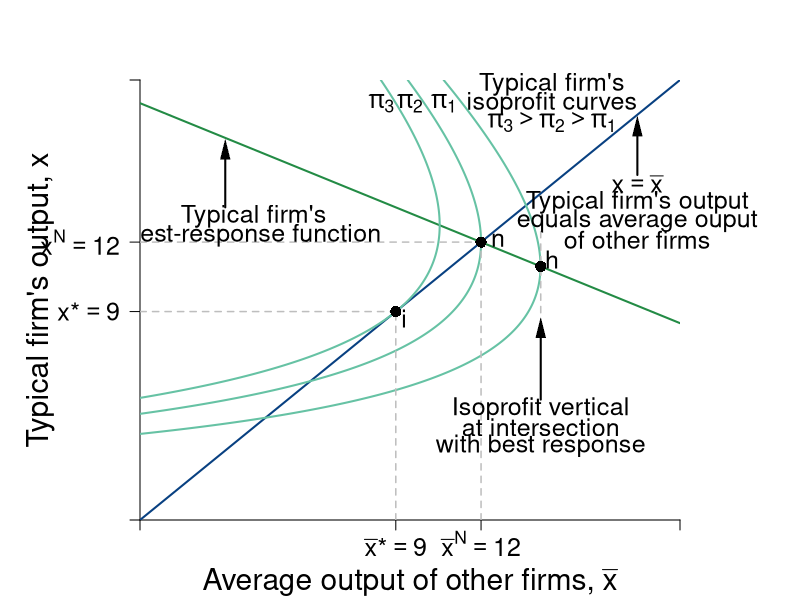

This chart was generated by the following R code:
require(shape)
pdf(file = "competitionmarkets/competition_average_2.pdf", width = 9, height = 7)

#Set parameters for graphics
axislabelsize <- 1.8
labelsize <- 1.5
namesize <- 1.8
annotatesize <- 1.5
graphlinewidth <- 2
segmentlinewidth <- 1.5

COL <- c("#7fc97f", "#beaed4", "#fdc086", "#ffff99", "#386cb0", "#f0027f", "#bf5b17", "#666666")
COLA <- c("#99d8c9","#66c2a4","#41ae76", "#238b45", "#005824")
COLB <- c("#4eb3d3", "#2b8cbe", "#0868ac","#084081")

par(mar =  c(4, 7, 4, 6))

piA <- function(xbar, x, s = 0.5, pmax = 20, c1 = 2, n = 2) {
  (pmax - s*(n - 1)*xbar)*x - s*(x)^2 - c1*x
}

brfA <- function(xbar, s = 0.5, pmax = 20, c1 = 2, n = 2) {
  (pmax - c1)/(2*s) - ((n-1)/(2))*xbar
}

Equal45 <- function(xbar, slope = 1){
  slope*xbar
}



xlims <- c(0, 19)
ylims <- c(0, 19)

npts <- 501 
x <- seq(xlims[1], xlims[2], length.out = npts)
y <- seq(ylims[1], ylims[2], length.out = npts) 
#a <- c(30, 35, 40)
a <- c(60, 72, 81)


plot(0, 0, xlim = xlims, ylim = ylims, type = "n",
     xlab = expression(paste("")),
     ylab = expression(paste("")), 
     xaxt = "n", 
     yaxt = "n", 
     cex.lab = axislabelsize, 
     bty = "n",
     xaxs="i", 
     yaxs="i")

# ticksy <- seq(from = 0, to = ylims[2], by = 2)
# ylabels <- seq(from = 0, to = ylims[2], by = 2)
# ticksx <- seq(from = 0, to = xlims[2], by = 2)
# xlabels <- seq(from = 0, to = xlims[2], by = 2)
ticksy <- c(0, 9, 12, ylims[2])
ylabels <- c(NA, expression(paste(x,"*") == 9), expression(paste(x^N) == 12), NA)
ticksx <- c(0, 9, 12, xlims[2])
xlabels <- c(NA, expression(paste(bar(x),"*" == 9)), expression(paste(bar(x)^{N} == 12)), NA)


axis(1, at = ticksx, pos = 0, labels = xlabels, cex.axis = labelsize)
axis(2, at = ticksy, pos = 0, labels = ylabels, las = 1, cex.axis = labelsize)

npts <- 500 
xx1 <- seq(xlims[1], xlims[2], length.out = npts)

lines(xx1, brfA(xx1, s = 0.5, pmax = 20, c1 = 2, n = 2), col = COLA[4], lwd = graphlinewidth)
lines(xx1, Equal45(xx1, slope = 1), col = COLB[4], lwd = graphlinewidth)

contour(x, y,
        outer(x, y, piA),
        #labels = c("v1", "v2", "v3"),
        drawlabels = FALSE,
        col = COLA[2],
        #xlab = expression(paste("A's Apples, ", x)),
        #ylab = expression(paste("A's Oranges, ", y)),
        #cex.lab = axislabelsize,
        lwd = graphlinewidth,
        levels = a,
        xaxs="i",
        yaxs="i",
        add = TRUE)

mtext(expression(paste("Average output of other firms, ", bar(x))), side=1, line = 3, cex = axislabelsize)
text(-3.5, 0.5*ylims[2], expression(paste("Typical firm's output, ", x)), xpd = TRUE, cex = axislabelsize, srt = 90) 




#Add arrows:
#arrows(-0.8, 10, -0.8, 14, xpd = TRUE, length=0.1,angle=40,lwd=3)
#arrows(6.2, -1.7, 9, -1.7, xpd = TRUE, length=0.1,angle=40,lwd=3)

# segments(0, 6, 6, 6, lty = 2, col = "gray" , lwd = segmentlinewidth)
# segments(6, 0, 6, 8, lty = 2, col = "gray" , lwd = segmentlinewidth)
# points(6, 6, pch = 16, col = "black", cex = 1.5)
# text(6.2, 6, expression(paste(n)))

segments(0, 9, 9, 9, lty = 2, col = "gray" , lwd = segmentlinewidth)
segments(9, 0, 9, 9, lty = 2, col = "gray" , lwd = segmentlinewidth)
points(9, 9, pch = 16, col = "black", cex = 1.5)
text(9.3, 8.7, expression(paste("i")), cex = labelsize)
#segments(0, 4, 7, 4, lty = 2, col = "gray" , lwd = segmentlinewidth)
segments(12, 0, 12, 12, lty = 2, col = "gray" , lwd = segmentlinewidth)
segments(0, 12, 12, 12, lty = 2, col = "gray" , lwd = segmentlinewidth)
points(12, 12, pch = 16, col = "black", cex = 1.5)
text(12.6, 12.1, expression(paste("n")), cex = labelsize)


text(14.5, brfA(xbar = 14.1) + 0.3, expression(paste("h")), cex = labelsize)
segments(14.1, brfA(xbar = 14.1) - 2, 14.1, brfA(xbar = 14.1) + 2, lty = 2, col = "gray" , lwd = segmentlinewidth)
points(14.1, brfA(xbar = 14.1), pch = 16, col = "black", cex = 1.5)

text(14.1, 4.8, expression(paste("Isoprofit vertical")), cex = labelsize)
text(14.1, 4, expression(paste("at intersection")),cex = labelsize)
text(14.1, 3.2, expression(paste("with best response")),cex = labelsize)
Arrows(14.1, 5.2, 14.1, 8.3, col = "black", lty = 1, lwd = 2, arr.type = "triangle", arr.lwd = 0.5)

Arrows(17.5, 14.9, 17.5, 17, col = "black", lty = 1, lwd = 2, arr.type = "triangle", arr.lwd = 0.5)
text(17.5, 14.5, expression(paste(x == bar(x))), cex = labelsize)
text(17.5, 13.7, expression(paste("Typical firm's output")),cex = labelsize, xpd = TRUE)
text(17.5, 12.9, expression(paste("equals average ouput")),cex = labelsize, xpd = TRUE)
text(17.5, 12.1, expression(paste("of other firms")),cex = labelsize, xpd = TRUE)


text(4, 13.1, expression(paste("Typical firm's")),cex = labelsize)
text(4, 12.3, expression(paste("best-response function")),cex = labelsize)
Arrows(3, 13.5, 3, 16, col = "black", lty = 1, lwd = 2, arr.type = "triangle", arr.lwd = 0.5)


#Label the iso-welfare functions for the HG, Aisha
text(10.7, 18, expression(pi[1]), cex = labelsize)
text(9.5, 18, expression(pi[2]), cex = labelsize)
text(8.5, 18, expression(pi[3]), cex = labelsize)

text(14.5, 18.8, expression("Typical firm's"),cex = labelsize, xpd = TRUE)
text(14.5, 18, expression("isoprofit curves"),cex = labelsize,xpd = TRUE)
text(14.5, 17.2, expression(paste(pi[3] > pi[2], phantom() > pi[1])),cex = labelsize)
#text(6.6, 8.3, expression(u[4]^A))

#Label the indifference curves for the HG, Betty
# text(8.9, 19, expression(pi[1]^B))
# text(7.9, 19, expression(pi[2]^B))
# text(7, 19, expression(pi[3]^B))
#text(3.4, 6.9, expression(v[4]^B))

# #Label Nash Equilibrium 
# segments(0, 12, 12, 12, lty = 2, col = "gray" , lwd = segmentlinewidth)
# segments(12, 0, 12, 12, lty = 2, col = "gray" , lwd = segmentlinewidth)



#B's brf
text(7, 30, expression(paste("A's best response")),cex = labelsize)
text(7, 29, expression(paste("function")),cex = labelsize)
Arrows(7, 28.2, 7, 23.5, col = "black", lty = 1, lwd = 2, arr.type = "triangle", arr.lwd = 0.5)


dev.off()
